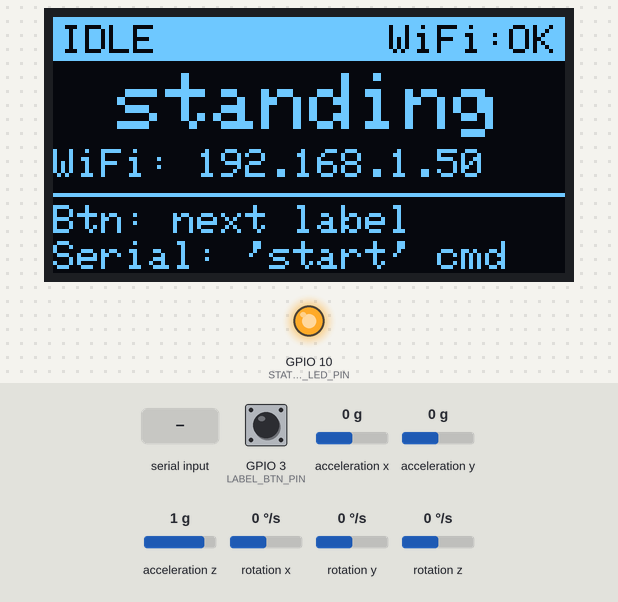
The program below on a simulated Seeed XIAO ESP32-C3. Parts: 128×64 one-colour display, output pins drawn as LEDs (lit = HIGH). Wiring (inferred from the names in the program): MPU-6050 motion sensor at I2C address 0x68. Dashed ring = blinking. The inputs (shaded band) are chosen by the test bench; at power-on: GPIO 3 (LABEL_BTN_PIN) HIGH, acceleration x 0 g, acceleration y 0 g, acceleration z 1 g, rotation x 0 °/s, rotation y 0 °/s, rotation z 0 °/s. WiFi joins after 1.5 s; servers stay silent unless stated; uploads are accepted with an empty reply; what the program prints to the serial monitor is not drawn.

Above: at 4.4 s.
4.5 s: "start\n" received over Serial
At 4.83 s:
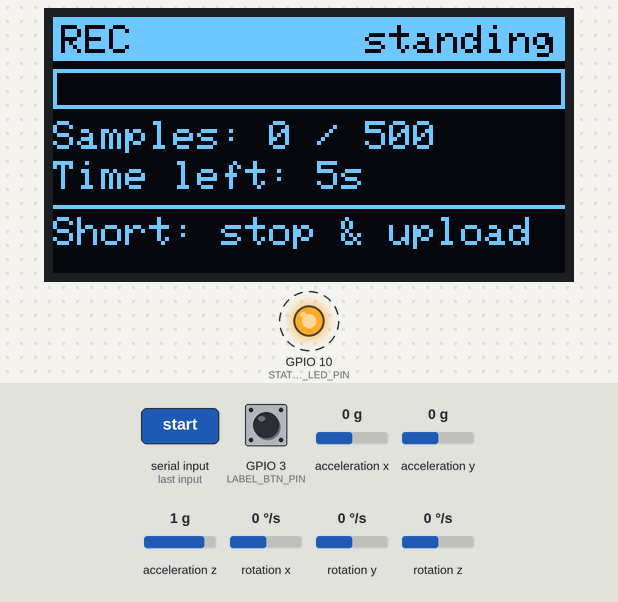
6.4 s: "stop\n" received over Serial
At 7.7 s:
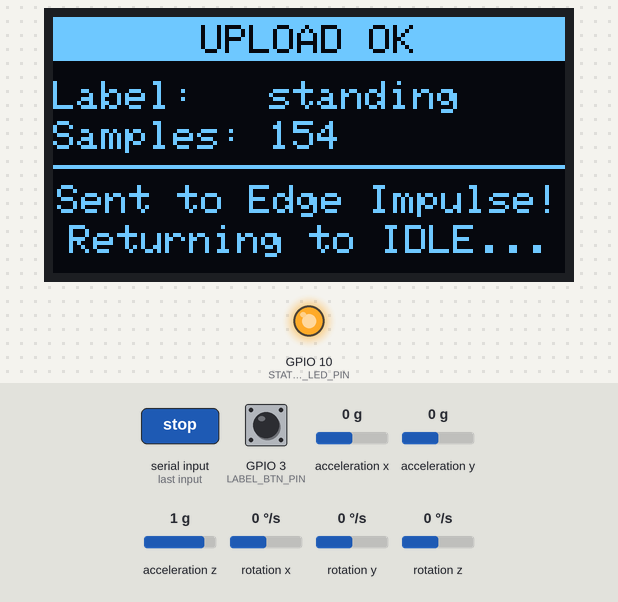
9.4 s: GPIO 3 (LABEL_BTN_PIN) pulled LOW for 1 s
At 11.7 s:
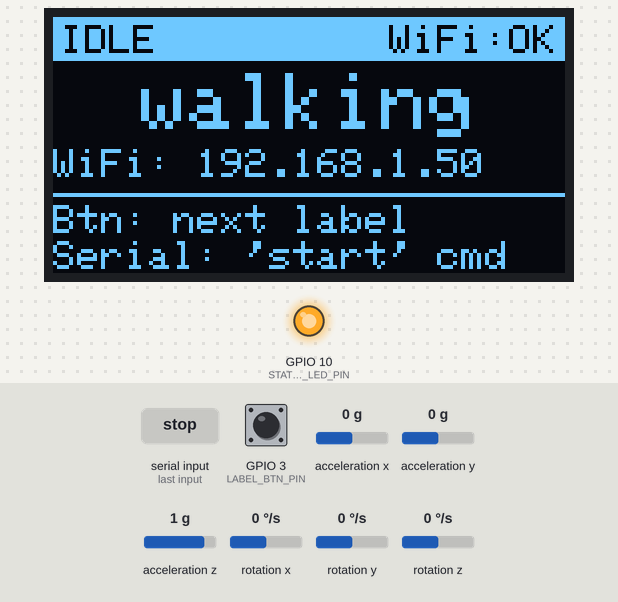
13.4 s: GPIO 3 (LABEL_BTN_PIN) pulled LOW for 0.15 s
At 14.7 s:
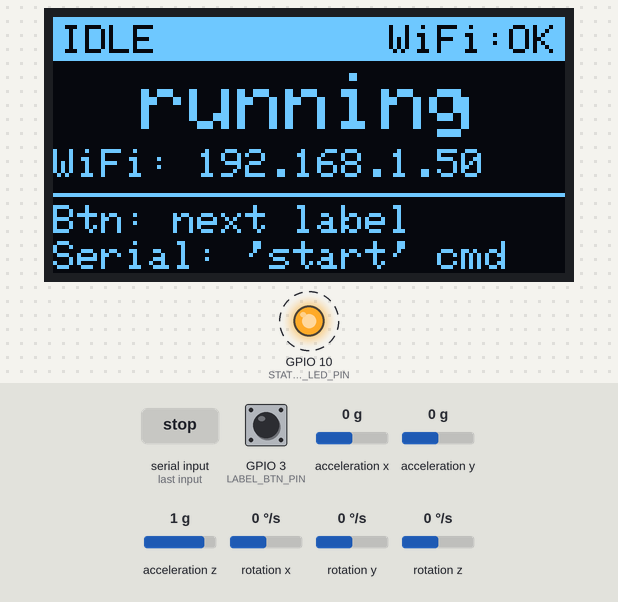
16.5 s: GPIO 3 (LABEL_BTN_PIN) pulled LOW for 0.15 s
At 17.1 s:
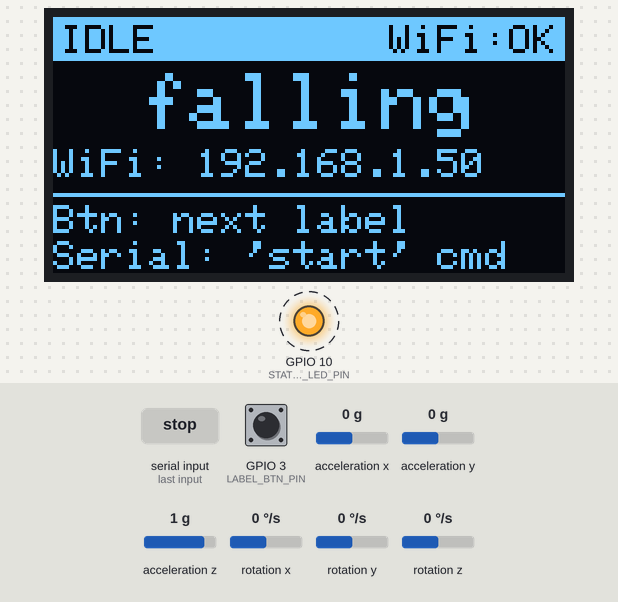
19.6 s: GPIO 3 (LABEL_BTN_PIN) pulled LOW for 3.2 s
At 29.2 s:
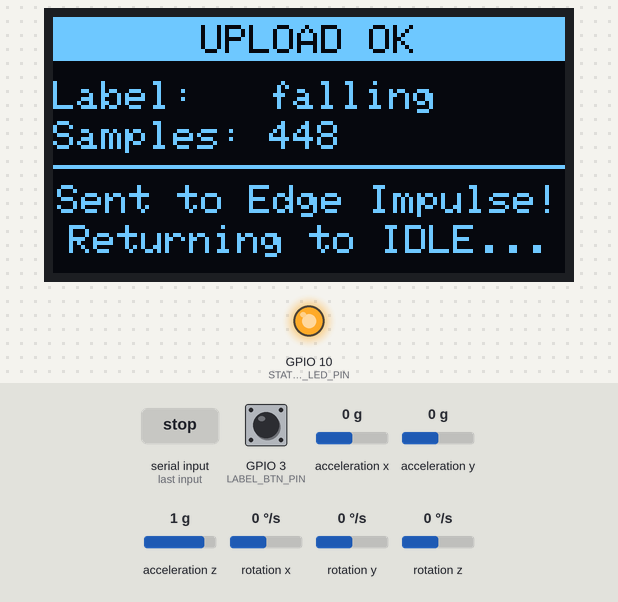
Timing chart, 0 to 29.6 s (numbered marks = the images above; inputs shaded):
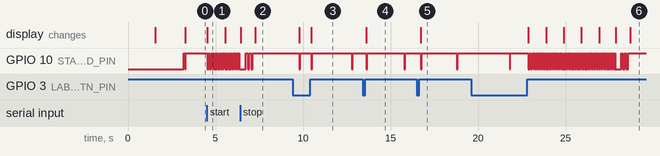

The program:

main.cpp
```cpp
// =============================================================================
// main.cpp — PlastiWatch Data Collector
//
// Entry point for the PlatformIO / Arduino application.
//
// Boot sequence
//   1. Serial initialised
//   2. I2C bus started (shared by OLED + IMU)
//   3. OLED boot splash displayed
//   4. IMU (MPU6050) detected and configured
//   5. WiFi connection established
//   6. DataCollector state machine enters IDLE (idle screen shown)
//   7. Loop: update() handles all button/serial input and state transitions
//
// See src/config/Config.h to customise WiFi credentials, Edge Impulse API key,
// sample rate, and hardware pin assignments before flashing.
// =============================================================================

#include <Arduino.h>

#include "config/Config.h"
#include "core/Logger.h"
#include "imu/IMUSensor.h"
#include "network/NetworkManager.h"
#include "display/OLEDDisplay.h"
#include "collector/DataCollector.h"

static const char* TAG = "Main";

// ---------------------------------------------------------------------------
// Module-level instances
// ---------------------------------------------------------------------------
static IMUSensor     imu;
static OLEDDisplay   display;
static DataCollector collector(imu, display);

// =============================================================================
// setup()
// =============================================================================

void setup() {
    Serial.begin(SERIAL_BAUD_RATE);
    delay(1500);  // Allow USB serial to enumerate on host

    // -- Logging --------------------------------------------------------------
#ifdef PLASTIWATCH_DEBUG
    Logger::setLevel(LogLevel::DEBUG);
#else
    Logger::setLevel(LogLevel::INFO);
#endif

    Logger::banner("PlastiWatch — IMU Data Collector  v1.0");

    // -- OLED -----------------------------------------------------------------
    // Wire is not yet started; OLEDDisplay::begin() uses the same Wire instance
    // that IMUSensor::begin() will configure.  We start the bus here first so
    // the display can show the boot splash immediately.
    Wire.begin(IMU_I2C_SDA_PIN, IMU_I2C_SCL_PIN, IMU_I2C_CLOCK_HZ);
    if (!display.begin()) {
        Logger::warn(TAG,
            "OLED not detected — continuing without display. "
            "Check wiring and OLED_I2C_ADDRESS in Config.h.");
    }

    // -- IMU ------------------------------------------------------------------
    Logger::info(TAG, "Initialising IMU...");
    if (!imu.begin()) {
        Logger::error(TAG,
            "IMU initialisation failed. "
            "Check SDA/SCL wiring and I2C address in Config.h. "
            "Halting.");
        // Flash LED rapidly to indicate fatal error
        pinMode(STATUS_LED_PIN, OUTPUT);
        while (true) {
            digitalWrite(STATUS_LED_PIN, LOW);  delay(100);
            digitalWrite(STATUS_LED_PIN, HIGH); delay(100);
        }
    }

    // -- WiFi -----------------------------------------------------------------
    Logger::info(TAG, "Connecting to WiFi...");
    if (!NetworkManager::connect()) {
        Logger::warn(TAG,
            "WiFi connection failed — operating in offline mode. "
            "Data collection will work, but uploads will fail. "
            "Check WIFI_SSID / WIFI_PASSWORD in Config.h.");
    }

    // -- Collector ------------------------------------------------------------
    collector.begin();

    Logger::info(TAG, "Setup complete — ready.");
}

// =============================================================================
// loop()
// =============================================================================

void loop() {
    collector.update();
}
```

DataCollector.cpp
```cpp
// =============================================================================
// DataCollector.cpp — PlastiWatch: Collection State Machine Implementation
// =============================================================================

#include "DataCollector.h"
#include "../config/Config.h"
#include "../core/Logger.h"
#include "../network/NetworkManager.h"
#include "../uploader/EdgeImpulseClient.h"

static const char* TAG = "Collector";

// =============================================================================
// Constructor
// =============================================================================

DataCollector::DataCollector(IMUSensor& imu, OLEDDisplay& display)
    : m_imu(imu)
    , m_display(display)
    , m_state(CollectorState::IDLE)
    , m_labelIndex(0)
    , m_sampleDeadlineMs(0)
    , m_collectionEndMs(0)
    , m_lastProgressMs(0)
    , m_lastIdleDisplayMs(0)
    , m_btnLastRaw(false)
    , m_btnDebounced(false)
    , m_btnLastChangeMs(0)
    , m_btnPressStartMs(0)
{}

// =============================================================================
// begin()
// =============================================================================

void DataCollector::begin() {
    // Enable the ESP32-C3 internal pull-up resistor so the pin sits at logic HIGH
    // when the button is open.  Pressing the button connects GPIO3 to GND (LOW).
    pinMode(LABEL_BTN_PIN, INPUT_PULLUP);
    pinMode(STATUS_LED_PIN,  OUTPUT);
    setLed(false);

    printBanner();
    printStatus();

    // Show initial idle screen now that WiFi status is known
    m_display.showIdle(activeLabel(),
                       NetworkManager::isConnected(),
                       NetworkManager::localIP().c_str());
    m_lastIdleDisplayMs = millis();
}

// =============================================================================
// update() — called from loop()
// =============================================================================

void DataCollector::update() {
    pollButton();
    pollSerial();

    switch (m_state) {
        case CollectorState::IDLE:       handleIdle();       break;
        case CollectorState::COLLECTING: handleCollecting(); break;
        case CollectorState::UPLOADING:  handleUploading();  break;
        case CollectorState::ERROR:      /* wait for user input */ break;
    }
}

// =============================================================================
// State handlers
// =============================================================================

void DataCollector::handleIdle() {
    // Slow heartbeat LED: 50 ms on every 3 s to show we are alive
    static unsigned long lastHeartbeatMs = 0;
    static bool ledOn = false;

    unsigned long now = millis();
    if (!ledOn && now - lastHeartbeatMs > 3000) {
        setLed(true);
        ledOn = true;
        lastHeartbeatMs = now;
    } else if (ledOn && now - lastHeartbeatMs > 50) {
        setLed(false);
        ledOn = false;
    }

    // Refresh OLED every 5 s so WiFi status stays current
    if (now - m_lastIdleDisplayMs >= 5000) {
        m_lastIdleDisplayMs = now;
        m_display.showIdle(activeLabel(),
                           NetworkManager::isConnected(),
                           NetworkManager::localIP().c_str());
    }

    NetworkManager::ensureConnected();
}

void DataCollector::handleCollecting() {
    unsigned long now = millis();

    // -- Check if window has ended -------------------------------------------
    if (now >= m_collectionEndMs || m_buffer.isFull()) {
        Logger::infof(TAG, "Collection complete — %u samples captured",
            m_buffer.count());
        m_state = CollectorState::UPLOADING;
        setLed(false);
        return;
    }

    // -- Throttle to SAMPLE_RATE_HZ ------------------------------------------
    if (now < m_sampleDeadlineMs) return;
    m_sampleDeadlineMs = now + SAMPLE_INTERVAL_MS;

    // -- Read one sample ------------------------------------------------------
    IMUSample sample;
    if (!m_imu.readSample(sample)) {
        Logger::warn(TAG, "IMU read failed — skipping sample");
        return;
    }
    m_buffer.push(sample);

    // -- LED: fast blink during recording -------------------------------------
    setLed((m_buffer.count() / 5) % 2 == 0);  // toggle every 5 samples

    // -- Progress report every second ----------------------------------------
    if (now - m_lastProgressMs >= 1000) {
        m_lastProgressMs = now;
        uint32_t remaining = (m_collectionEndMs > now)
                             ? (m_collectionEndMs - now) / 1000
                             : 0;
        Logger::infof(TAG,
            "  [%s] %u samples — %u s remaining",
            activeLabel(), m_buffer.count(), remaining);
        m_display.showCollecting(activeLabel(),
                                 m_buffer.count(),
                                 SampleBuffer::CAPACITY,
                                 remaining);
    }
}

void DataCollector::handleUploading() {
    const size_t sampleCount = m_buffer.count();  // save before clear

    setLed(true);  // Solid LED while uploading
    m_display.showUploading(activeLabel(), sampleCount);

    Logger::infof(TAG, "Uploading to Edge Impulse (label: \"%s\")...",
        activeLabel());

    UploadResult result = EdgeImpulseClient::upload(m_buffer, activeLabel());
    const bool   ok     = (result == UploadResult::OK);

    if (ok) {
        Logger::info(TAG, "Upload complete");
        blinkLed(3, 200);
    } else {
        Logger::errorf(TAG, "Upload failed: %s",
            EdgeImpulseClient::resultStr(result));
        blinkLed(6, 100);
    }

    // Show result on screen for OLED_RESULT_DWELL_MS before returning to idle
    m_display.showUploadResult(ok, activeLabel(), sampleCount,
        ok ? nullptr : EdgeImpulseClient::resultStr(result));
    delay(OLED_RESULT_DWELL_MS);

    m_buffer.clear();
    m_state = CollectorState::IDLE;
    setLed(false);
    printStatus();

    // Immediately refresh idle screen (don't wait for the 5-second timer)
    m_display.showIdle(activeLabel(),
                       NetworkManager::isConnected(),
                       NetworkManager::localIP().c_str());
    m_lastIdleDisplayMs = millis();
}

// =============================================================================
// Input polling
// =============================================================================

void DataCollector::pollButton() {
    // Active-LOW: button pressed → GPIO reads LOW → rawPressed = true
    bool          rawPressed = (digitalRead(LABEL_BTN_PIN) == LOW);
    unsigned long now        = millis();

    // ── Stage 1: Debounce ────────────────────────────────────────────────────
    // Reset the stability timer whenever the raw reading changes.  Only once
    // the signal has been stable for BTN_DEBOUNCE_MS do we treat it as real.
    if (rawPressed != m_btnLastRaw) {
        m_btnLastChangeMs = now;
        m_btnLastRaw      = rawPressed;
    }
    if (now - m_btnLastChangeMs < BTN_DEBOUNCE_MS) return;  // still settling

    // ── Stage 2: Edge detection ───────────────────────────────────────────────
    // Fire on the rising edge (button released) so the action triggers after a
    // clean, confirmed press rather than on contact closure.

    // Rising edge: stable LOW → stable HIGH  (button released)
    if (!rawPressed && m_btnDebounced) {
        m_btnDebounced = false;
        if (m_state == CollectorState::IDLE) {
            if (now - m_btnPressStartMs >= BTN_LONG_PRESS_MS) {
                startRecording();   // long press (≥ 2 s)
            } else {
                cycleLabel();       // short press — cycle label
            }
        }
    }

    // Falling edge: stable HIGH → stable LOW  (button pressed)
    if (rawPressed && !m_btnDebounced) {
        m_btnDebounced    = true;
        m_btnPressStartMs = now;    // start timing the hold
    }
}

void DataCollector::pollSerial() {
    if (!Serial.available()) return;

    String cmd = Serial.readStringUntil('\n');
    cmd.trim();
    if (cmd.length() > 0) {
        processSerialCommand(cmd);
    }
}

void DataCollector::processSerialCommand(const String& cmd) {
    Logger::debugf(TAG, "Serial command: \"%s\"", cmd.c_str());

    if (cmd.equalsIgnoreCase("start")) {
        if (m_state == CollectorState::IDLE) {
            startRecording();
        } else {
            Logger::warn(TAG, "Cannot start — not in IDLE state");
        }

    } else if (cmd.equalsIgnoreCase("stop")) {
        if (m_state == CollectorState::COLLECTING) {
            stopAndUpload();
        } else {
            Logger::warn(TAG, "Cannot stop — not recording");
        }

    } else if (cmd.startsWith("label:")) {
        String newLabel = cmd.substring(6);
        newLabel.trim();
        bool found = false;
        for (uint8_t i = 0; i < NUM_ACTIVITY_LABELS; i++) {
            if (newLabel.equalsIgnoreCase(ACTIVITY_LABELS[i])) {
                m_labelIndex = i;
                found = true;
                break;
            }
        }
        if (found) {
            Logger::infof(TAG, "Label set to \"%s\"", activeLabel());
        } else {
            Logger::warnf(TAG, "Unknown label \"%s\"", newLabel.c_str());
        }

    } else if (cmd.equalsIgnoreCase("status")) {
        printStatus();
        NetworkManager::printStatus();

    } else if (cmd.equalsIgnoreCase("selftest")) {
        m_imu.runSelfTest();

    } else if (cmd.equalsIgnoreCase("imuconfig")) {
        m_imu.printConfig();

    } else if (cmd.equalsIgnoreCase("help")) {
        Serial.println("\nAvailable commands:");
        Serial.println("  label:<name>  — set label (standing|walking|running|falling)");
        Serial.println("  start         — begin recording");
        Serial.println("  stop          — stop early and upload");
        Serial.println("  status        — show current state");
        Serial.println("  selftest      — run IMU self-test");
        Serial.println("  imuconfig     — print IMU register values");
        Serial.println("  help          — show this message\n");

    } else {
        Logger::warnf(TAG, "Unknown command \"%s\" — type \"help\"", cmd.c_str());
    }
}

// =============================================================================
// Actions
// =============================================================================

void DataCollector::startRecording() {
    if (!m_imu.isReady()) {
        Logger::error(TAG, "IMU not ready — cannot record");
        m_state = CollectorState::ERROR;
        return;
    }
    if (!NetworkManager::isConnected()) {
        Logger::warn(TAG, "WiFi not connected — attempting connection");
        if (!NetworkManager::connect()) {
            Logger::error(TAG, "Cannot upload without WiFi — aborting");
            return;
        }
    }

    m_buffer.clear();
    m_state            = CollectorState::COLLECTING;
    m_sampleDeadlineMs = millis();
    m_collectionEndMs  = millis() + (COLLECTION_DURATION_S * 1000UL);
    m_lastProgressMs   = millis();

    Logger::infof(TAG,
        "Recording started — label: \"%s\"  duration: %d s  rate: %d Hz",
        activeLabel(), COLLECTION_DURATION_S, SAMPLE_RATE_HZ);

    // Show collecting screen immediately so the user sees feedback
    m_display.showCollecting(activeLabel(), 0, SampleBuffer::CAPACITY,
                             COLLECTION_DURATION_S);
    blinkLed(2, 150);
}

void DataCollector::stopAndUpload() {
    Logger::infof(TAG, "Recording stopped early — %u samples", m_buffer.count());
    m_collectionEndMs = millis();  // Force handleCollecting to transition
}

void DataCollector::cycleLabel() {
    m_labelIndex = (m_labelIndex + 1) % NUM_ACTIVITY_LABELS;
    Logger::infof(TAG, "Active label: \"%s\"", activeLabel());

    // Refresh idle screen immediately so the new label is visible
    m_display.showIdle(activeLabel(),
                       NetworkManager::isConnected(),
                       NetworkManager::localIP().c_str());
    m_lastIdleDisplayMs = millis();
    blinkLed(1, 100);
}

// =============================================================================
// UI helpers
// =============================================================================

void DataCollector::printBanner() const {
    Logger::separator('=');
    Logger::info(TAG, "  PlastiWatch — IMU Data Collector for Edge Impulse");
    Logger::infof(TAG, "  Sample rate : %d Hz", SAMPLE_RATE_HZ);
    Logger::infof(TAG, "  Window      : %d s (%d samples max)",
        COLLECTION_DURATION_S, MAX_SAMPLES);
    Logger::infof(TAG, "  Device      : %s", EI_DEVICE_NAME);
    Logger::separator('=');
    Serial.println("\nSerial commands: type \"help\" for a full list.");
    Serial.println("Button (GPIO3): short press = cycle label | hold 2 s = start recording");
    Serial.println("Recording    : also startable via serial command  start\n");
}

void DataCollector::printStatus() const {
    const char* stateStr = "UNKNOWN";
    switch (m_state) {
        case CollectorState::IDLE:       stateStr = "IDLE";       break;
        case CollectorState::COLLECTING: stateStr = "COLLECTING"; break;
        case CollectorState::UPLOADING:  stateStr = "UPLOADING";  break;
        case CollectorState::ERROR:      stateStr = "ERROR";      break;
    }
    Logger::infof(TAG, "State: %-12s  Label: \"%s\"  WiFi: %s",
        stateStr, activeLabel(),
        NetworkManager::isConnected() ? "connected" : "disconnected");
}

void DataCollector::setLed(bool on) const {
    // Xiao ESP32C3 LED is active LOW
    digitalWrite(STATUS_LED_PIN, on ? LOW : HIGH);
}

void DataCollector::blinkLed(uint8_t times, uint16_t periodMs) const {
    for (uint8_t i = 0; i < times; i++) {
        setLed(true);
        delay(periodMs / 2);
        setLed(false);
        delay(periodMs / 2);
    }
}
```

Source omitted: DataCollector.h (4231 bytes), Logger.h (4172 bytes), SampleBuffer.h (2854 bytes), OLEDDisplay.cpp (12692 bytes), OLEDDisplay.h (3990 bytes), IMUSensor.cpp (7852 bytes), IMUSensor.h (2736 bytes), NetworkManager.cpp (3516 bytes), NetworkManager.h (1411 bytes), EdgeImpulseClient.cpp (8083 bytes), EdgeImpulseClient.h (2056 bytes), Config.h (5177 bytes)

Measured:
- after the input at 4.5 s, the display: changes at once (image 1)
- after the input at 6.4 s, GPIO 10 (STATUS_LED_PIN): alternates HIGH for 0.10 s and LOW for 0.10 s, 5 changes in all, then stays HIGH, starting after 0.34 s; the display: first changes at once (image 2 shows a later state)
- after the input at 9.4 s, the display: first differs from a run without the input after 1.1 s (image 3)
- after the input at 13.4 s, the display: changes after 0.23 s (image 4)
- after the input at 16.5 s, the display: changes after 0.23 s (image 5)
- after the input at 19.6 s, the display: first changes after 3.3 s (image 6 shows a later state)
- by itself, GPIO 10 (STATUS_LED_PIN): alternates HIGH for 0.05 s and LOW for 0.05 s
